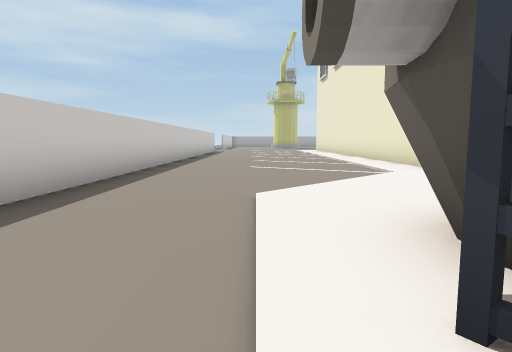
view 1 (above)

14 first-person views from a walk through a 3-D level made in the Unity game engine. The camera is 1.2 m above the floor, tilts 6° down and sees 75° across. The floor is counted in squares, 2 m on a side. Each view is taken from the middle of a square. On the plan, view 1 faces up. The plan holds only what a view shows up to about 10 squares ahead; the rest is blank. The place goes on beyond the plan. The player character is not drawn. Some animated figures are left out. Some surface patterns are stand-ins.

view 2
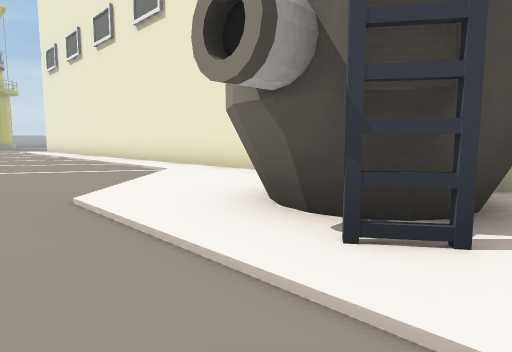

view 3
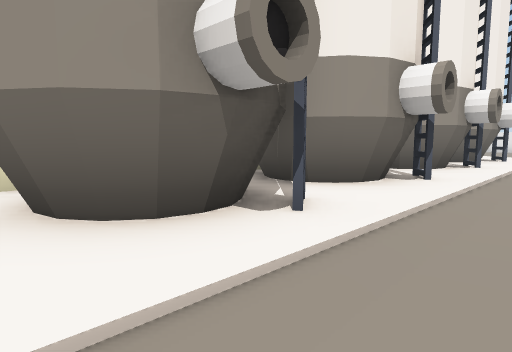

view 4
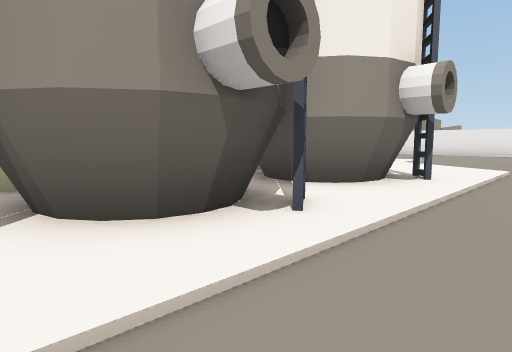

view 5
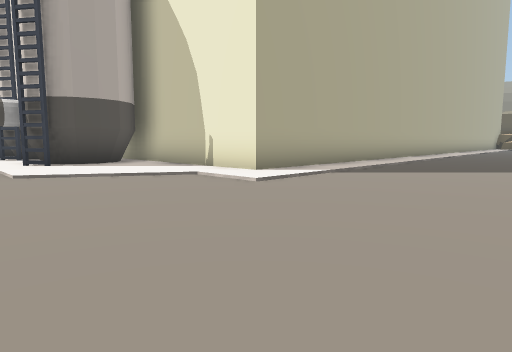

view 6
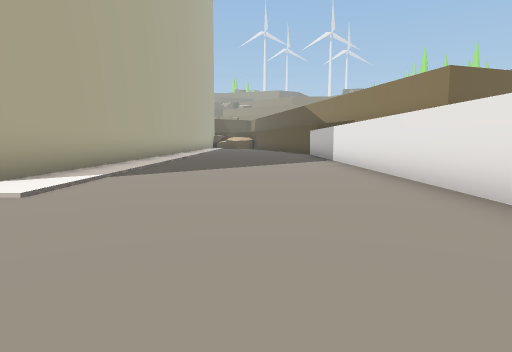

view 7
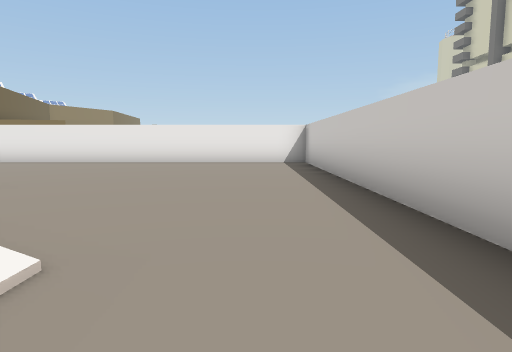

view 8
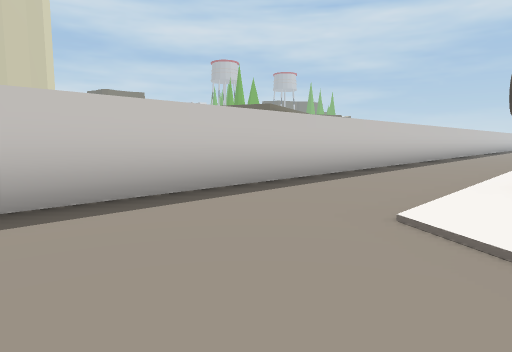

view 9
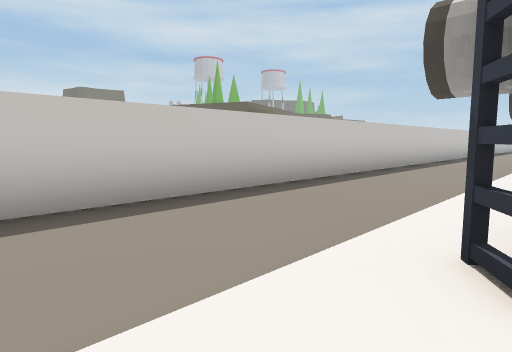

view 10
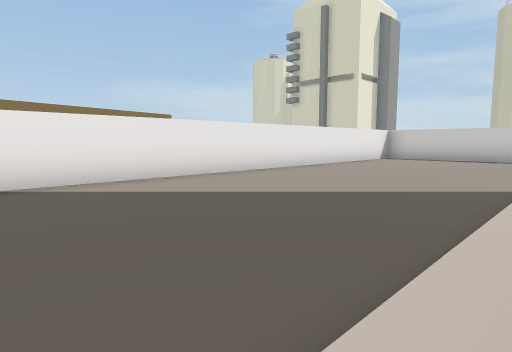

view 11
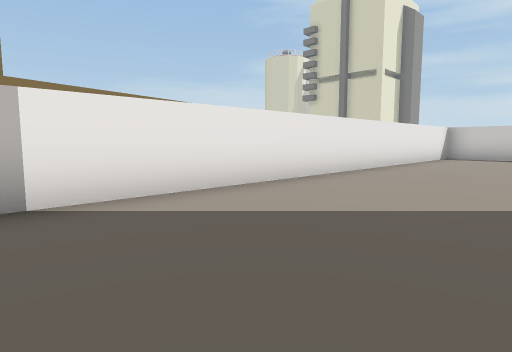

view 12
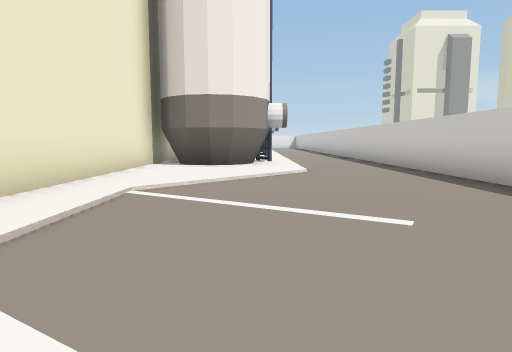

view 13
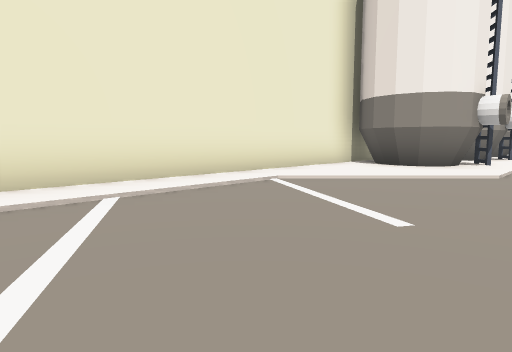

view 14
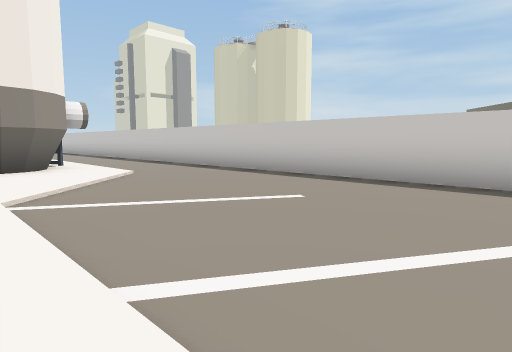

### Floor plan
Points are (right, up) in squares from view 1. A wall is a line through its corners. A room is listed if a view was taken in it or the views show most of it. See-through windows are left out.
Room 1 (views 1, 2, 3, 4, 5, 6, 7, 8, 9, 10, 11)
walls: (2.2, -8.8) (1.2, -8.6) (0.8, -8); (3, -8.3) (2.4, -8.7) (2.1, -8.8); (1.5, -8.7) (1.1, -8.5); (1, -8.7) (0.6, -8.1); (1, -8.2) (0.8, -7.4); (0.7, -7.6) (0.8, -7.1) (1.1, -6.6) (1.4, -6.4) (2.1, -6.3); (1, -5.6) (0.5, -5); (1.1, -5.5) (0.9, -5) (0.7, -4.4) (0.8, -3.8) (1.6, -3.3); (9.1, -12.5) (3.5, -12.5) (3.5, -7.2); (0.7, -4.2) (1, -3.7); (1.8, -3.5) (2, -3.4); (0.8, -2.1) (0.7, -1.5) (0.9, -0.7) (1.5, -0.3); (0.9, -0.9) (1.1, -0.6); (1.6, 0.3) (1.1, 0.6); (2, 0.4) (1.7, 0.5); (1, 0.3) (0.5, 0.9); (1.2, 0.6) (1, 1); (0.8, 1) (0.6, 1.8) (1, 2.4); (0.7, 1.4) (0.9, 2); (-2.4, 3.5) (-2.4, -18.4) (9.6, -18.4)
low walls: (2, -8.5) (1.3, -8.4) (0.9, -7.9); (2.9, -8.2) (2.3, -8.6) (1.9, -8.7); (1.4, -8.4) (1, -8.2); (0.9, -7.5) (1, -7.2) (1.4, -6.6) (2, -6.5); (1.4, -6.6) (1.7, -6.4); (1.2, -5.3) (0.8, -4.7) (1, -4); (1.1, -4.9) (0.9, -4.2) (1.2, -3.9) (1.8, -3.5); (1, -2) (0.8, -1.2) (1.2, -0.7) (1.7, -0.3); (1.7, 0.5) (1.2, 0.8); (1, 1) (0.8, 1.6) (1.2, 2.2); (1, 1.4) (1.1, 1.9)
ways out: opening at (-0.5, 3.5) to room 2
Room 2 (views 12, 13, 14)
walls: (1.6, 2.7) (1.9, 2.8) (2.4, 2.7) (2.9, 2.4) (3.2, 1.9); (-2.4, 10) (-2.4, 3.5); (1.7, 2.5) (2.1, 2.6); (1, 2.4) (1.7, 2.8); (3.5, 0.1) (3.5, 10.1)
low walls: (2.1, 2.6) (2.6, 2.5) (3, 1.9); (2.3, 2.5) (2.7, 2.2); (1.2, 2.2) (1.9, 2.7)
ways out: opening at (-0.5, 3.5) to room 1

Where each view was taken, in squares from view 1:
view 1: 0 up, 0 right, facing up
view 2: 0 up, 1 left, facing up-right
view 3: 3 up, 1 left, facing down-right
view 4: 3 down, 1 left, facing down-right
view 5: 17 down, 1 left, facing up-right
view 6: 16 down, 1 left, facing right
view 7: 9 down, 1 left, facing down
view 8: 13 down, 1 right, facing up-left
view 9: 10 down, 1 right, facing up-left
view 10: 13 down, 10 right, facing down-left
view 11: 15 down, 10 right, facing down-left
view 12: 10 up, 1 right, facing down
view 13: 10 up, 1 left, facing down-right
view 14: 10 up, 3 right, facing down-left
